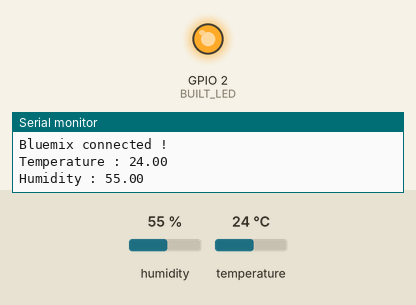
This program was run on a simulated ESP32. Parts: output pins drawn as LEDs (lit = HIGH), the last lines printed to the serial monitor. The inputs (shaded band) are chosen by the test bench; at power-on: humidity 55 %, temperature 24 °C. WiFi joins after 1.5 s; servers stay silent unless stated; no MQTT or app messages arrive unless stated.

Above: at 1.71 s.
At 3.05 s:
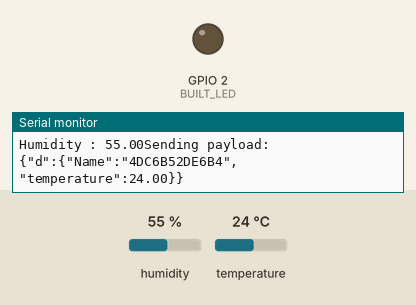
Timing chart, 0 to 5.5 s (numbered marks = the images above):
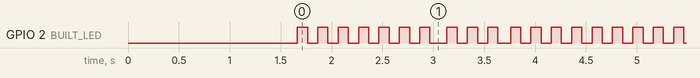

Measured:
- by itself, GPIO 2 (BUILT_LED): moves between LOW and HIGH, repeating every 1.7 s
- by itself, everything shown: repeats every 1.7 s, in 8 steps

The program:

main.cpp
```cpp
#include "Arduino.h"
#include "Adafruit_Sensor.h"
#include "DHT.h"
#include "WiFi.h"
#include "PubSubClient.h"
#include "WiFiClient.h"

/* Author     : Umme Ayesha Kazi
*  Date       : 07-06-2021
*  IDE        : VS Code 1.56.2
*  Board      : DOIT ESP32 DEVKIT V1
*  Framework  : PlatformIO & Arduino
*  Platform   : espressif32
*  Library    : adafruit/DHT sensor library@^1.4.2
*/

#define WIFI_NETWORK "Galaxy M51 E5ED" // defined constant value wifi ssid
#define WIFI_PASSWORD "1234567890" // defined constant value wifi pass
#define WIFI_TIMEOUT_MS 60000		  // defined constant value 60 seconds
#define DHTTYPE DHT11				  // Setting up sensor DHT sensor type to DHT11

/*	Need to define all the credentials that you have copied while adding a device on Watson platform.
*	Organization ID			: 63hyrd
*	Device Type				: ESP32
*	Device ID				: 4DC6B52DE6B4
*	Authentication Method	: use-token-auth
*	Authentication Token	: bt(wV*8v+UM6VyRX2P
*/

#define ORG "63hyrd"			   // Connection Information : Organization ID
#define DEVICE_TYPE "ESP32"		   // Connection Information : Device Type
#define DEVICE_ID "4DC6B52DE6B4"   // Connection Information : Device ID
#define TOKEN "bt(wV*8v+UM6VyRX2P" // Connection Information : Auth Token

/*  Using MQTT protocol to send and receive messages thats why we need PubSubClient.
*   GPIO D13 & GPIO D15 are used by WiFi.h Library
*   Connect Analog pin A0 of MQ6 to GPIO D34 pin
*   GPIO pin D34 is input only pin (also known as ADC1 CH6)
*	For code flashing first press BOOT button of the ESP32
*   ESP32 Drivers : CP210x USB to UART Bridge VCP Drivers v10.1.10
*/

#define SENSOR_MQ6 34 // MQ6 Sensor analog pin A0 at GPIO pin 34
#define LED_GREEN 13  // LED GREEN output pin at GPIO pin 13
#define LED_RED 12	  // LED RED output pin at GPIO pin 12
#define BUILT_LED 2	  // BUILTIN LED output at GPIO pin 02
#define DHT_PIN 4	  // Set DHT11 sensor pin at GPIO pin 04

/*	Provide link on which we will publish the data. Also, provide topics on which we will publish data.
*	We have 2 topics, 1st for temperature and 2nd for humidity and give name as :
*	1. Event ID for temperature : IBM_Cloud_Watson_Temperature
*	2. Event ID for humidity 	: IBM_Cloud_Watson_Humidity
*	Give Auth method as “use-token-auth” and then define clientID as shown below.
*/

char server[] = ORG ".messaging.internetofthings.ibmcloud.com";
char pubTopic1[] = "iot-2/evt/IBM_Cloud_Watson_Temperature/fmt/json";
char pubTopic2[] = "iot-2/evt/IBM_Cloud_Watson_Humidity/fmt/json";
char authMethod[] = "use-token-auth";
char token[] = TOKEN;
char clientId[] = "d:" ORG ":" DEVICE_TYPE ":" DEVICE_ID;

/*  Power Usage & Power Pin connections information :
*   DHT11 sensor uses 3.3 Volts (3V3 pin on board) & GND pin
*   MQ6 sensor uses 5.0 Volts (VIN pin on board) & GND pin
*/

int sensorValue;   // For storing the analog input value from sensor to ESP32( max 4095 )
float sensorVolts; // For storing the voltage input value from sensor to ESP32 ( max 5.0 )
float temperature; // For storing the temperature input value from DHT11 sensor
float humidity;	   // For storing the humidity input value from DHT11 sensor
uint64_t chipid;   // (unsigned long long) 8 bytes -> [0-18446744073709551615] or [0x0000000000000000-0xFFFFFFFFFFFFFFFF]
long lastMsg = 0;  //

WiFiClient wifiClient;
PubSubClient client(server, 1883, NULL, wifiClient);

DHT dht(DHT_PIN, DHTTYPE); // Initialize DHT sensor.

/* USER DEFINED FUNCTION */ // Prints the ESP32 MAC ID or Device ID :

void showDeviceChipID()
{
	chipid = ESP.getEfuseMac();
	Serial.printf(" ESP32 Chip ID = %04X", (uint16_t)(chipid >> 32));
	Serial.printf("%08X\n", (uint32_t)chipid);
}

/* USER DEFINED FUNCTION */ // Read temperature values from DHT11 Sensor :

float readDHTTemperature()
{
	float t = dht.readTemperature(); // readTemperature is a inbuilt function
	if (isnan(t))					 // isnan is an inbuilt macro/function -> NaN (Not-A-Number) value
	{								 // The NaN values are used to identify undefined or non-representable values for floating-point elements.
		Serial.println("Failed to read from DHT sensor!");
		return 0.0; // if value of t is NULL then it will return 0.0
	}
	else
	{
		return t; // On a successfull read it will return the actual value.
	}
}

/* USER DEFINED FUNCTION */ // Read humidity values from DHT11 Sensor :

float readDHTHumidity()
{
	float h = dht.readHumidity(); // readHumidity is a inbuilt function
	if (isnan(h))				  // isnan is an inbuilt macro/function -> NaN (Not-A-Number) value
	{							  // The NaN values are used to identify undefined or non-representable values for floating-point elements.
		Serial.println("Failed to read from DHT sensor!");
		return 0.0; // if value of h is NULL then it will return 0.0
	}
	else
	{
		return h; // On a successfull read it will return the actual value.
	}
}

/* USER DEFINED FUNCTION */ // WiFi Connection Setup :

void connectionToWiFi()
{
	Serial.print("\n\nConnecting to WiFi ");
	WiFi.mode(WIFI_STA);					 // sets ESP32 operating mode as station/client
	WiFi.begin(WIFI_NETWORK, WIFI_PASSWORD); // passed ssid and pass and started connection

	unsigned long startAttemptTime = millis(); // millis() assigns the starting time of ESP 32

	while (WiFi.status() != WL_CONNECTED && millis() - startAttemptTime < WIFI_TIMEOUT_MS)
	{
		Serial.print("."); // prints the " . " after every 100 milliseconds
		delay(100);			 // this loop ends when ESP32 connects to the wifi
	}

	if (WiFi.status() != WL_CONNECTED)
	{
		Serial.println("\nFailed to Connect WiFi !"); // it prints the fail message on serial interface
	}
	else
	{
		Serial.print("\n\nConnected to WiFi ! IP add. : "); // it prints the success message on serial
		Serial.print(WiFi.localIP());						// it prints the IP address of ESP32 on serial
		showDeviceChipID();									// it prints the device ID of ESP32 board on serial
	}

	if (!client.connected())
	{
		Serial.print("Reconnecting client to : ");
		Serial.println(server);
		while (!client.connect(clientId, authMethod, token))
		{
			Serial.print(".");
			delay(500);
		}
		Serial.println("Bluemix connected !\n");
	}
}

void setup()
{
	// put your setup code here, to run once:

	pinMode(BUILT_LED, OUTPUT);

	Serial.begin(9600);
	dht.begin();
	connectionToWiFi();
}

void loop()
{
	// put your main code here, to run repeatedly:
	Serial.printf("\nTemperature : %.2f", readDHTTemperature());
	Serial.printf("\nHumidity : %.2f", readDHTHumidity());

	digitalWrite(BUILT_LED, HIGH);
	delay(100);
	digitalWrite(BUILT_LED, LOW);
	delay(100);

	client.loop();
	long now = millis();
	if (now - lastMsg > 3000)
	{
		lastMsg = now;
		float humidity = dht.readHumidity();
		float temperature = dht.readTemperature();
		String payload = "{\"d\":{\"Name\":\"" DEVICE_ID "\"";
		payload += ",\"temperature\":";
		payload += temperature;
		payload += "}}";

		Serial.print("Sending payload: ");
		Serial.println(payload);

		if (client.publish(pubTopic1, (char *)payload.c_str()))
		{
			Serial.println("Publish ok");
		}
		else
		{
			Serial.println("Publish failed");
		}
		String payload1 = "{\"d\":{\"Name\":\"" DEVICE_ID "\"";
		payload1 += ",\"humidity\":";
		payload1 += humidity;
		payload1 += "}}";

		if (client.publish(pubTopic2, (char *)payload1.c_str()))
		{
			Serial.println("Publish ok");
		}
		else
		{
			Serial.println("Publish failed");
		}
	}
}
```
